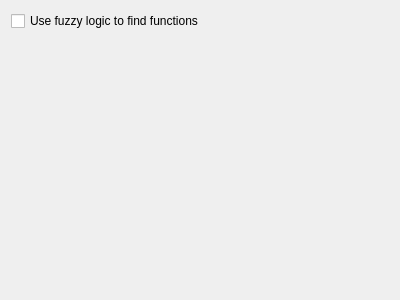
<?xml version="1.0" encoding="UTF-8"?>
<ui version="4.0">
 <class>Analyzer::OptionsPage</class>
 <widget class="QWidget" name="OptionsPage">
  <property name="geometry">
   <rect>
    <x>0</x>
    <y>0</y>
    <width>400</width>
    <height>300</height>
   </rect>
  </property>
  <property name="windowTitle">
   <string>Analyzer Plugin</string>
  </property>
  <layout class="QVBoxLayout" name="verticalLayout">
   <item>
    <widget class="QCheckBox" name="checkBox">
     <property name="text">
      <string>Use fuzzy logic to find functions</string>
     </property>
    </widget>
   </item>
   <item>
    <spacer name="verticalSpacer">
     <property name="orientation">
      <enum>Qt::Vertical</enum>
     </property>
     <property name="sizeHint" stdset="0">
      <size>
       <width>20</width>
       <height>262</height>
      </size>
     </property>
    </spacer>
   </item>
  </layout>
 </widget>
 <resources/>
 <connections/>
</ui>
